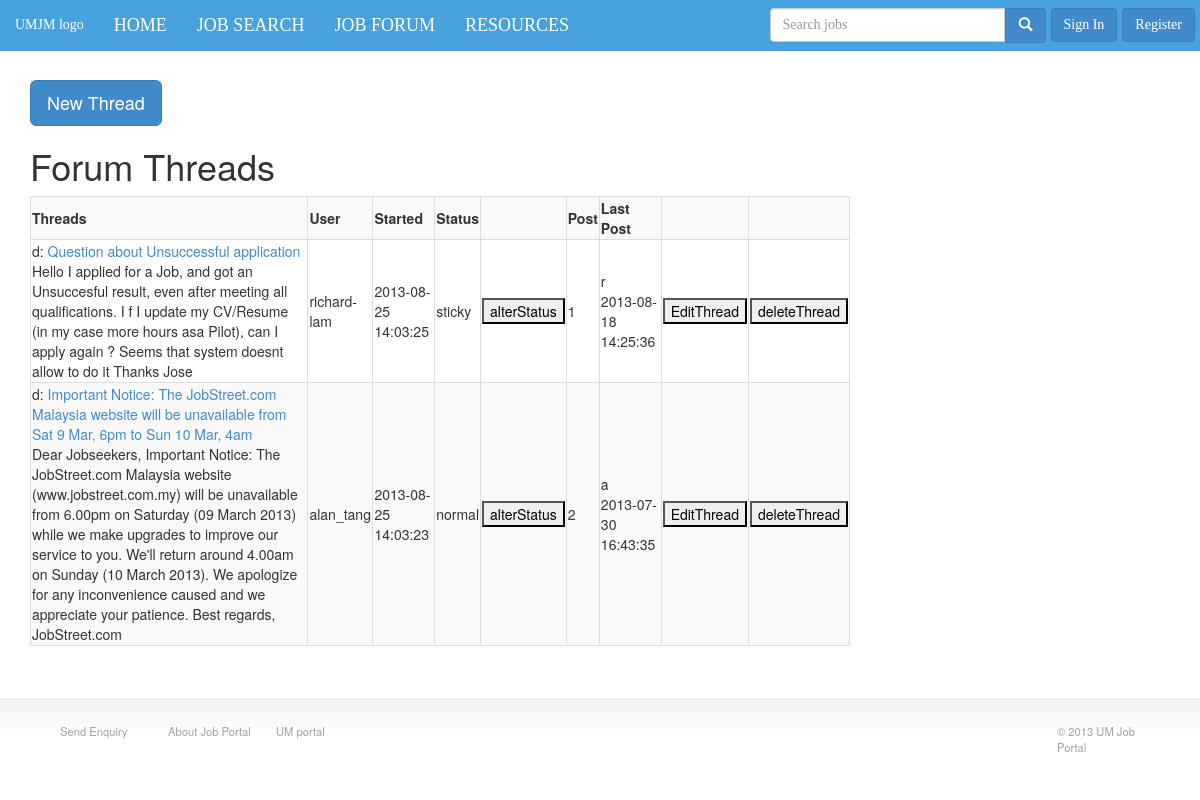
The page /forum_sections.php?id=10 on the database its author committed.
### tables this page shows
CREATE TABLE IF NOT EXISTS `f1` (
  `id` int(20) NOT NULL AUTO_INCREMENT,
  `title` varchar(200) NOT NULL,
  `type` varchar(200) NOT NULL,
  `uid` varchar(200) NOT NULL,
  `aid` int(20) NOT NULL,
  `content` varchar(1000) NOT NULL,
  `datetime` timestamp NOT NULL DEFAULT CURRENT_TIMESTAMP ON UPDATE CURRENT_TIMESTAMP,
  `status` varchar(200) NOT NULL,
  `views` varchar(200) NOT NULL,
  `f0id` int(20) NOT NULL,
  `postnum` int(20) NOT NULL,
  PRIMARY KEY (`id`)
);

### forum_sections.php (called while the page is built, shortened)
<?php
include 'modals/forumDAO.php';
$user='llaw_lee';
if(isset($_GET['id']))
{
	$id=$_GET['id'];
}
$f = new forumDAO();
$threads = $f-> getThreads($id);
$sectionname= $f-> sectionname($id);
foreach($threads as $thread)
{
	$f1id=$thread['id'];
	$numpost[$f1id]=$f->numPost($f1id);
	$username[$f1id]=$f->getUsers($f1id);
	$sectionname[$f1id]=$f->sectionname($f1id);
	$lastposts[$f1id]= $f->lastPost($f1id);
	foreach ($lastposts[$f1id] as $last)
	{
		$time[$f1id]=$last['datetime'];
		$user[$f1id]=$f->pgetUsers($last['uid']);
	}
}
include 'views/forum_sections.V.php';
?>

### modals/modal.inc.php (called while the page is built, shortened)
<?php
class modal{
	public $con;
	public function __construct()
	{
		$this->con = new mysqli("localhost", "root", "", "job_matcher");
	}
	public function get_all_rows($selectquery)
	{
		$rows = array();
		if($result = $this->con->query($selectquery))
		{
			while ($row = $result->fetch_assoc())
				$rows[] = $row;
		}
		return $rows;
	}
}
?>

### modals/forumDAO.php (called while the page is built, shortened)
<?php
include_once 'modal.inc.php';
class forumDAO extends modal{
	function getThreads($id)
	{
		$qry="SELECT * FROM f1 WHERE f0id='$id' ORDER BY status DESC";
		return $this->get_all_rows($qry);
	}
	function getUsers($f1id)
	{
		$qry="SELECT username FROM account WHERE id=(SELECT uid FROM f1 WHERE id=$f1id)";
		$users=$this->get_all_rows($qry);
		foreach($users as $user)
		{
			$usernames=$user['username'];
		}
		return $usernames;
	}
	function numPost($f1id)
	{
		$qry= "SELECT COUNT(*) as num FROM f2 WHERE f1id=$f1id";
		$num=$this->con->query($qry)->fetch_assoc()['num'];
		return $num;
	}
	function sectionname($id)
	{
		$qry= "SELECT section FROM f0 WHERE id=(SELECT f0id FROM f1 WHERE id=$id)";
		$names=$this->get_all_rows($qry);
		$sect='';
		foreach($names as $name)
		{
			$sect=$name['section'];
		}
		return $sect;
	}
	function pgetUsers($uid)
	{
		$qry="SELECT username FROM account WHERE id=$uid";
		$usernames=$this->get_all_rows($qry);
		$username='';
		foreach($usernames as $user)
		{
			$username=$user['username'];
		}
		return $username;
	}
	function lastPost($f1id)
	{
		$qry="SELECT * FROM f2  WHERE id=(SELECT max(id) FROM f2 WHERE f1id='$f1id')";
		$lasts=$this->get_all_rows($qry);
		return $lasts;
	}
}
?>

### views/forum_sections.V.php (the view, shortened to what this page needs)
	<a data-toggle="modal" href="#addthread" class="btn btn-primary btn-lg">New Thread</a>
    <h1>Forum Threads</h1>
    <table class="table-striped table-bordered table-hover tablesorter">
		<tr>
			<th>Threads</th>
			<th>User</th>
			<th>Started</th>
			<th>Status</th>
			<th></th>
			<th>Post</th>
			<th>Last Post</th>
			<th></th>
			<th></th>
		</tr>
	<?php foreach ($threads as $thread): $f1id=$thread['id'];?>
		<tr>
			<td><?php echo $sectionname[$f1id].': '."<a href=forum_threads.php?id=$f1id> $thread[title]</a>";?><br><?php echo $thread['content']?></td>
			<td><?php echo $username[$f1id] ?></td>
			<td><?php echo $thread['datetime']?></td>
			<td><?php echo $thread['status']?></td>
			<td><form action="forumManager.php" method="post"><?php echo"<input type='hidden' value=$f1id name='f1id'/>";?><input type="submit"  value="alterStatus" name="action" /></form></td>
			<td><?php echo $numpost[$f1id]?></td>
			<td><?php echo $user[$f1id]."<br>".$time[$f1id]?></td>
			<td><form action="forumManager.php" method="post"><?php echo"<input type='hidden' value=$f1id name='f1id'/>";?><input type="submit"  value="EditThread" name="action" /></form></td>
			<td><form action="forumManager.php" method="post"><?php echo "<input type='hidden' value=$f1id name='f1id'/>"?><input type="submit"  value="deleteThread" name="action" /></form></td>
		</tr>
	<?php endforeach; ?>
	</table>
<?php include 'template/layout.php' ?>

### css/structure.css (style rules this page uses)
body { background:#ffffff; }
.btn { transition:all 300ms; }

### rows shown on the page
f1: id "d", title "Question about Unsuccessful application", content "Hello I applied for a Job, and got an Unsuccesful result, even after meeting all qualifications. I f I update my CV/Resume (in my case more hours asa Pilot), can I apply again ? Seems that system doesnt allow to do it Thanks Jose", id "richard-lam", datetime "2013-08-25 14:03:25", status "sticky", id "1", id "r", id "2013-08-18 14:25:36"
f1: id "d", title "Important Notice: The JobStreet.com Malaysia website will be unavailable from Sat 9 Mar, 6pm to Sun 10 Mar, 4am", content "Dear Jobseekers, Important Notice: The JobStreet.com Malaysia website (www.jobstreet.com.my) will be unavailable from 6.00pm on Saturday (09 March 2013) while we make upgrades to improve our service to you. We'll return around 4.00am on Sunday (10 March 2013). We apologize for any inconvenience caused and we appreciate your patience. Best regards, JobStreet.com", id "alan_tang", datetime "2013-08-25 14:03:23", status "normal", id "2", id "a", id "2013-07-30 16:43:35"
